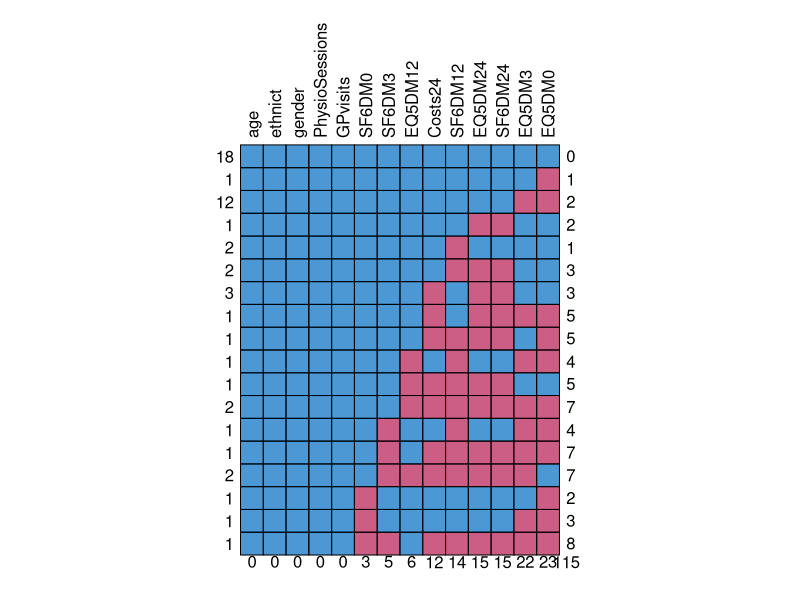
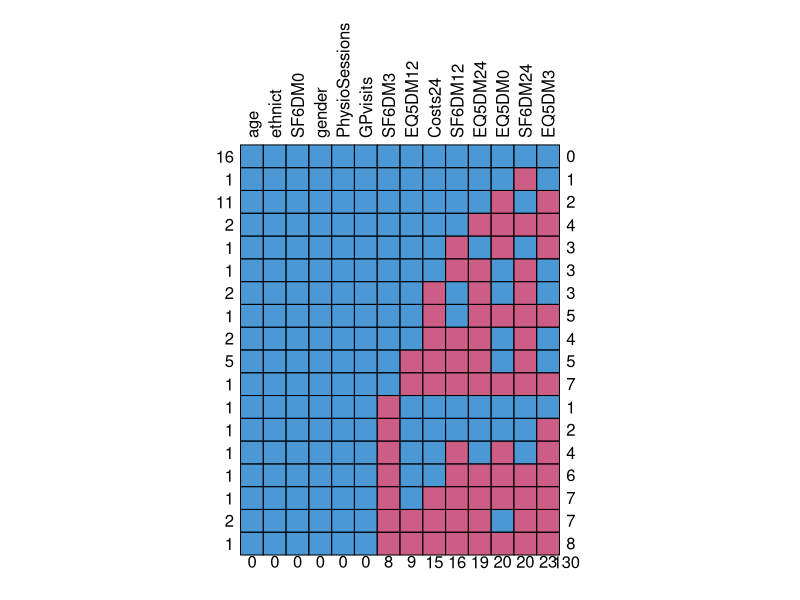
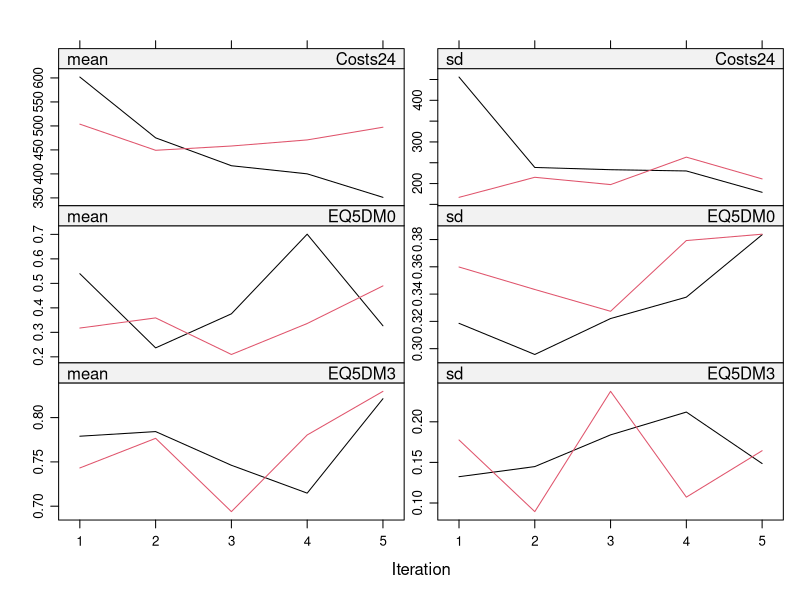
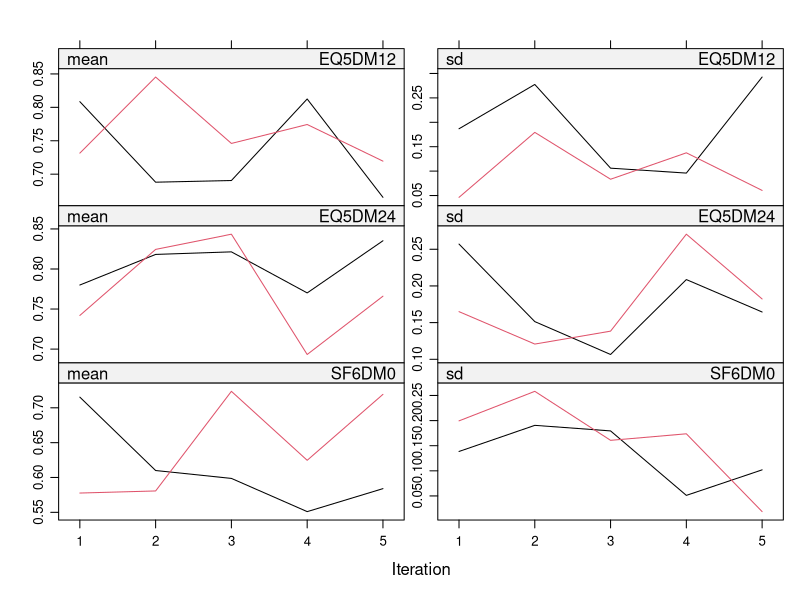
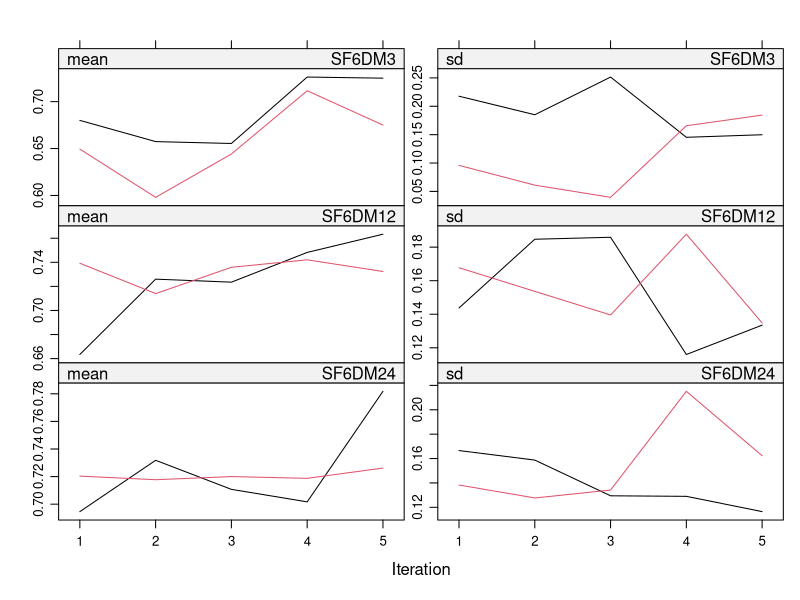
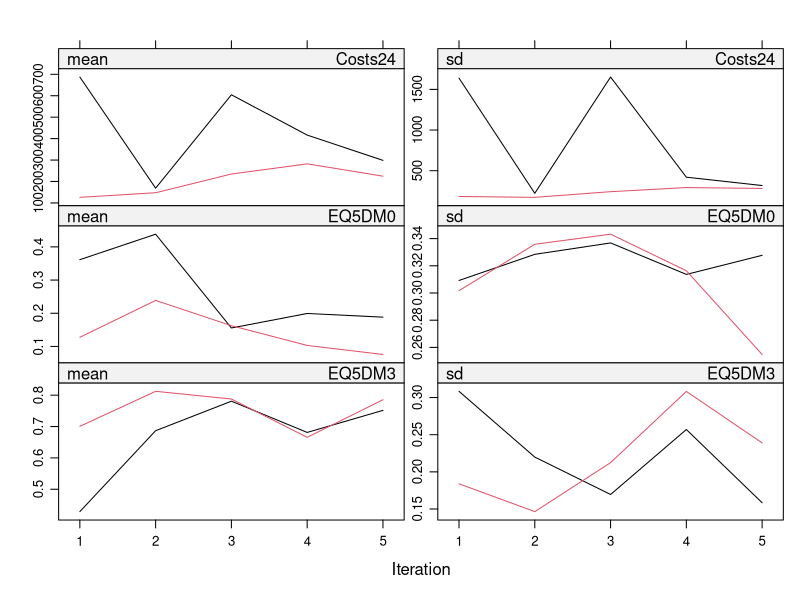
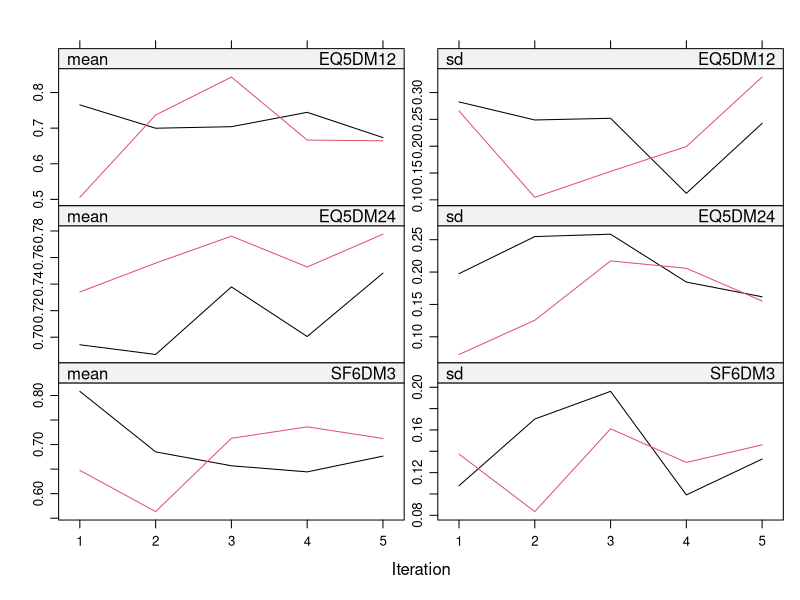
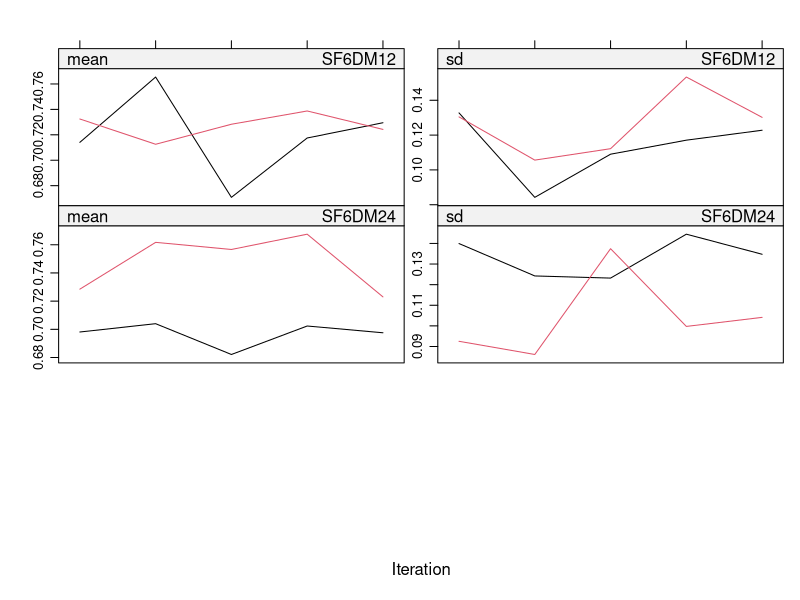

Source code (R) for these figures, in order:
# Multiple imputation in R using the mice library

# Install packages:----
# Only need to do this once on your machine
# install.packages("tidyverse")
# install.packages("mice")

# Load packages:----
# load package (needs to be done for every new R session)
library(tidyverse)

# Read and view the data:----
data_ <- read_csv("data/rct_data.csv")
View(data_) # open up data viewer to check dataset looks reasonable

# Split the data based on treatment group and PROM:----
## Treatment-split data:----
data_t1 <- data_ %>%
  dplyr::as_tibble() %>%
  dplyr::filter(treatment == 1)
data_t2 <- data_ %>%
  dplyr::as_tibble() %>%
  dplyr::filter(treatment == 2)
## EQ5D data:----
EQ5D_df <- data_ %>%
  dplyr::as_tibble() %>%
  dplyr::select(-dplyr::contains("SF6D"))
EQ5D_df_t1 <- data_t1 %>%
  dplyr::as_tibble() %>%
  dplyr::select(-dplyr::contains("SF6D"))
EQ5D_df_t2 <- data_t1 %>%
  dplyr::as_tibble() %>%
  dplyr::select(-dplyr::contains("SF6D"))
## SF6D data:----
SF6D_df <- data_ %>%
  dplyr::as_tibble() %>%
  dplyr::select(-dplyr::contains("EQ5D"))
SF6D_df_t1 <- data_t1 %>%
  dplyr::as_tibble() %>%
  dplyr::select(-dplyr::contains("EQ5D"))
SF6D_df_t2 <- data_t2 %>%
  dplyr::as_tibble() %>%
  dplyr::select(-dplyr::contains("EQ5D"))

# Investigate missingness pattern:----
# it is great to add these plots to the assignment report:----
## Treatment 1 plot:----
mice::md.pattern(
  x = data_t1 %>%
    dplyr::select(-studyid, -treatment),
  rotate.names = TRUE
)
## Treatment 2 plot:----
mice::md.pattern(
  x = data_t2 %>%
    dplyr::select(-studyid, -treatment),
  rotate.names = TRUE
)

# MICE:----
## Set the number of imputations:----
imp_number_ <- 2
## Set the seed number:----
seed_no_ <- 1234
## Impute missing data using multiple imputation with chain equation:----
### Treatment 1 dataset:----
#### Run MICE:----
imp_data_ls_t1 <- mice::mice(
  data = data_t1 %>%
    dplyr::select(-treatment, -ethnict), # these variables are constants (do not change)
  m = imp_number_,
  seed = seed_no_,
  printFlag = FALSE
)
plot(imp_data_ls_t1)
#### Complete the missing values and arrange the resulting data sets in wide format:----
imp_data_t1 <- mice::complete(
  data = imp_data_ls_t1,
  action = "broad", # mice will put the imputed data sets next to each other
  include = FALSE
)
#### Extract columns with missing values
imp_cols_data_t1 <- data_t1 %>% # look back into the first subset
  dplyr::select(
    tidyselect::vars_select_helpers$where(
      fn = function(x) any(is.na(x))
    )
  ) %>% # select every variable with NA
  colnames() %>% # get the column (variable) names
  purrr::map_dfc( # loop through the column names
    .x = .,
    .f = function(.col_name_) { # for each column
      imp_data_t1 %>% # look into the imputed data set
        dplyr::select(
          dplyr::contains(.col_name_), # keep columns with that name
          dplyr::contains("studyid")
        ) %>% # keep patient id to avoid matching issues
        dplyr::rowwise() %>% # let dplyr know we want the next operations per row
        dplyr::mutate(
          studyid = mean( # all studyid columns have the same values, mean will
            dplyr::c_across( # only keep one column will the exact study ids.
              dplyr::contains("studyid")
            )
          ),
          {{ .col_name_ }} := mean( # {{.col_name :=}} allows R to create column names
            dplyr::c_across( # c.across() collects values from the named columns
              dplyr::contains(.col_name_)
            )
          )
        ) %>%
        {
          if (.col_name_ == data_t1 %>% # look back into the first subset
            dplyr::select(
              tidyselect::vars_select_helpers$where(
                fn = function(.x_) any(is.na(.x_))
              )
            ) %>% # select every variable with NA
            colnames() %>%
            .[1]) { # If .col_name_ was the first column with NA in the data set
            dplyr::select( # Keep both studyid and that column
              .data = ., # In if statements preceeded with %>%, we must pass "." to function
              studyid, {{ .col_name_ }}
            )
          } else { # otherwise
            dplyr::select( # Only keep that column as studyid was selected first column
              .data = .,
              {{ .col_name_ }}
            )
          }
        } %>%
        dplyr::ungroup() # disable row-wise
    }
  )
#### Finally, put imputed data together with complete data:----
completed_data_t1 <- data_t1 %>%
  dplyr::select( # select columns with complete data
    tidyselect::vars_select_helpers$where(fn = function(.x_) !any(is.na(.x_)))
  ) %>%
  dplyr::left_join( # join completed columns with the ones with complete data
    x = .,
    y = imp_cols_data_t1,
    by = "studyid"
  ) %>%
  dplyr::select(
    colnames(data_t1)
  ) # get the same order of column as the original data set
View(completed_data_t1) # open up data viewer to check dataset looks reasonable
#### Split completed data set by utility:----
completed_SF6D_df_t1 <- completed_data_t1 %>%
  dplyr::as_tibble() %>%
  dplyr::select(-dplyr::contains("EQ5D"))
completed_EQ5D_df_t1 <- completed_data_t1 %>%
  dplyr::as_tibble() %>%
  dplyr::select(-dplyr::contains("SF6D"))

### Treatment 2 dataset:----
#### Run MICE:----
imp_data_ls_t2 <- mice::mice(
  data = data_t2 %>%
    dplyr::select(-treatment, -ethnict), # these variables are constants (do not change)
  m = imp_number_,
  seed = seed_no_,
  printFlag = FALSE
)
plot(imp_data_ls_t2)
#### Complete the missing values and arrange the resulting data sets in wide format:----
imp_data_t2 <- mice::complete(
  data = imp_data_ls_t2,
  action = "broad", # mice will put the imputed data sets next to each other
  include = FALSE
)
#### Extract columns with missing values
imp_cols_data_t2 <- data_t2 %>% # look back into the first subset
  dplyr::select(
    tidyselect::vars_select_helpers$where(
      fn = function(x) any(is.na(x))
    )
  ) %>% # select every variable with NA
  colnames() %>% # get the column (variable) names
  purrr::map_dfc( # loop through the column names
    .x = .,
    .f = function(.col_name_) { # for each column
      imp_data_t2 %>% # look into the imputed data set
        dplyr::select(
          dplyr::contains(.col_name_), # keep columns with that name
          dplyr::contains("studyid")
        ) %>% # keep patient id to avoid matching issues
        dplyr::rowwise() %>% # let dplyr know we want the next operations per row
        dplyr::mutate(
          studyid = mean( # all studyid columns have the same values, mean will
            dplyr::c_across( # only keep one column will the exact study ids.
              dplyr::contains("studyid")
            )
          ),
          {{ .col_name_ }} := mean( # {{.col_name :=}} allows R to create column names
            dplyr::c_across( # c.across() collects values from the named columns
              dplyr::contains(.col_name_)
            )
          )
        ) %>%
        {
          if (.col_name_ == data_t2 %>% # look back into the first subset
            dplyr::select(
              tidyselect::vars_select_helpers$where(
                fn = function(.x_) any(is.na(.x_))
              )
            ) %>% # select every variable with NA
            colnames() %>%
            .[1]) { # If .col_name_ was the first column with NA in the data set
            dplyr::select( # Keep both studyid and that column
              .data = ., # In if statements preceeded with %>%, we must pass "." to function
              studyid, {{ .col_name_ }}
            )
          } else { # otherwise
            dplyr::select( # Only keep that column as studyid was selected first column
              .data = .,
              {{ .col_name_ }}
            )
          }
        } %>%
        dplyr::ungroup() # disable row-wise
    }
  )
#### Finally, put imputed data together with complete data:----
completed_data_t2 <- data_t2 %>%
  dplyr::select( # select columns with complete data
    tidyselect::vars_select_helpers$where(fn = function(.x_) !any(is.na(.x_)))
  ) %>%
  dplyr::left_join( # join completed columns with the ones with complete data
    x = .,
    y = imp_cols_data_t2,
    by = "studyid"
  ) %>%
  dplyr::select(
    colnames(data_t2)
  ) # get the same order of column as the original data set
View(completed_data_t2) # open up data viewer to check dataset looks reasonable
#### Split completed data set by utility:----
completed_SF6D_df_t2 <- completed_data_t2 %>%
  dplyr::as_tibble() %>%
  dplyr::select(-dplyr::contains("EQ5D"))
completed_EQ5D_df_t2 <- completed_data_t2 %>%
  dplyr::as_tibble() %>%
  dplyr::select(-dplyr::contains("SF6D"))

# #Average imputed data set for bootstrapping
# impute_mean <- rep(0, length(complete(impute.extra, 1)))
# for(i in 1:80){impute_mean <- impute_mean + complete(impute.extra, i)}
# impute_mean <- impute_mean/80
#
# #Bootstrap CI
# library(boot) # load the boot library
#
# # define function to be used for bootstrapping (taking the mean of TxSurv and NonTxSurv)
# boot_function1 <- function(dat, d) {
#   E <- dat[d,] # allows boot to select sample
#   return(c(mean(E$QALY)))
# }
#
# Bootstrap_impute <- boot(impute_mean, boot_function1, R=5000)
# Bootstrap_impute
#
#
# #Bootstrap CI
# boot.ci(Bootstrap_impute, type=c("norm", "perc", "bca"), index=1) #
